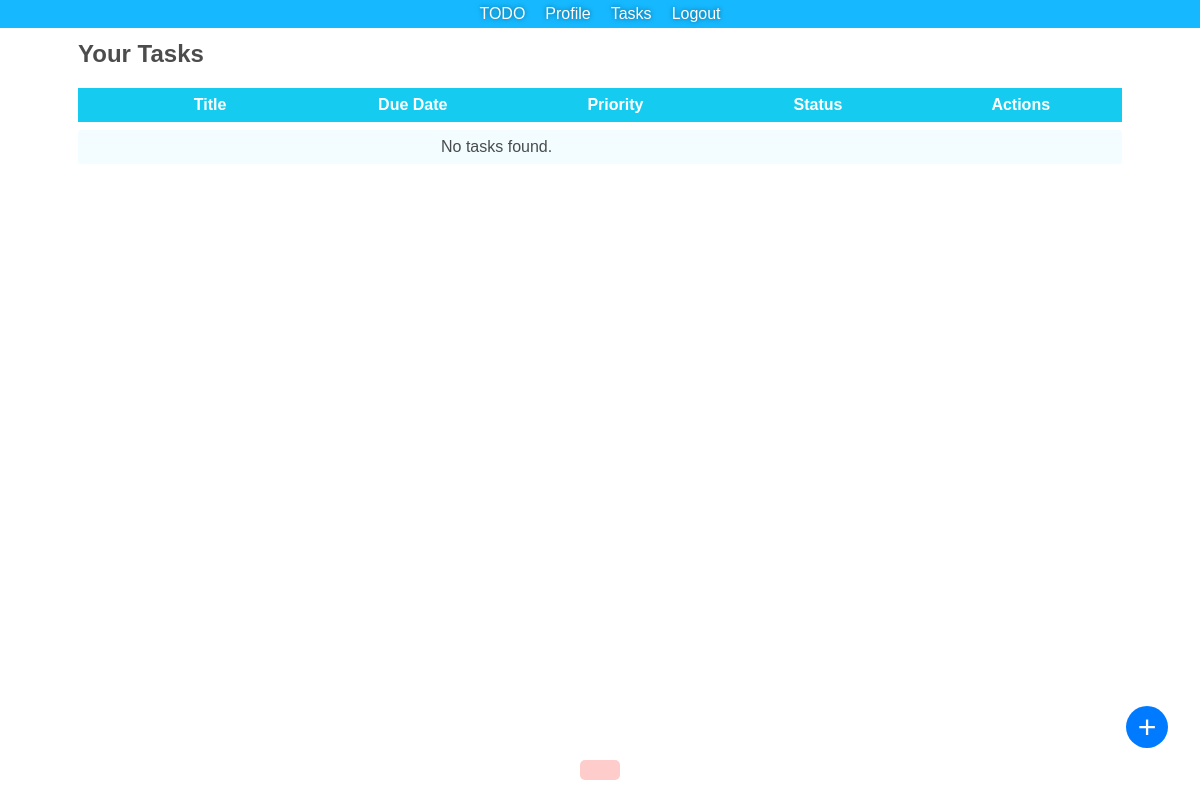
The page /templates/tasks.php (signed in) on the database as committed earlier.
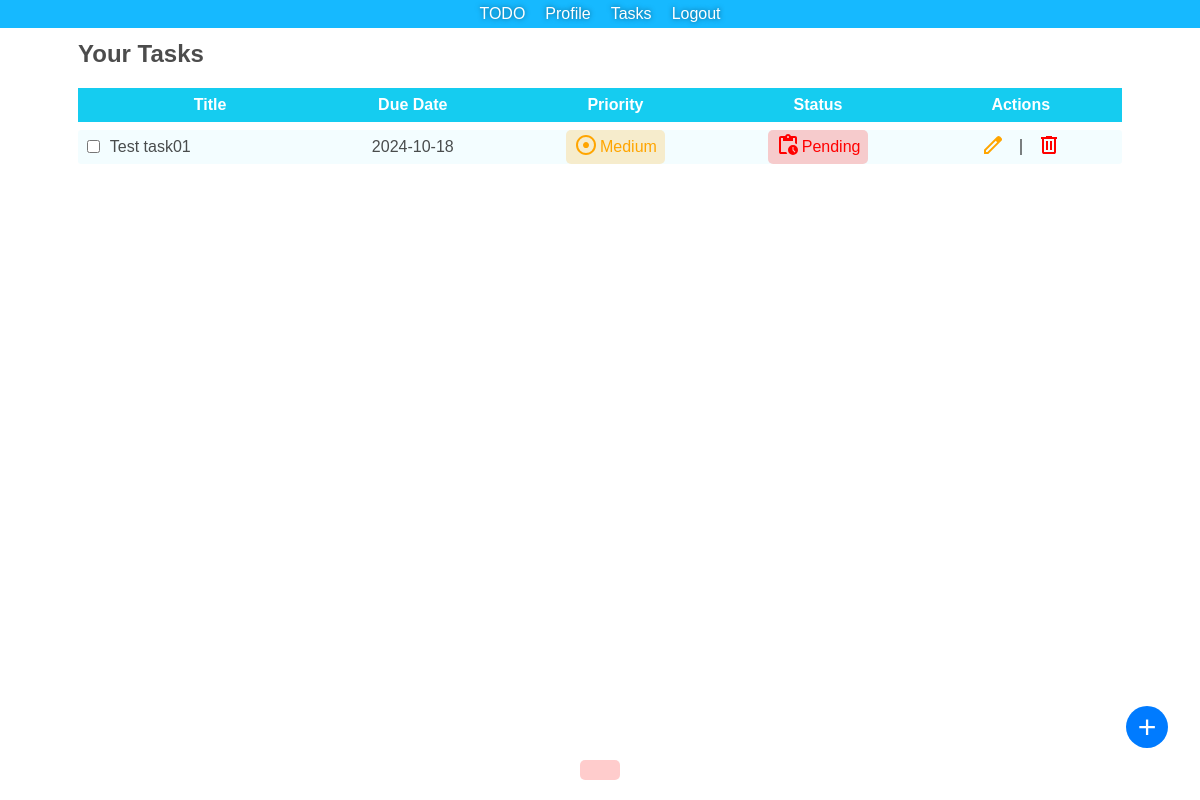
The same page on the database as committed later.
### tables this page shows
CREATE TABLE "tasks" (
	"id"	INTEGER,
	"user_id"	INT NOT NULL,
	"title"	VARCHAR(255) NOT NULL,
	"description"	TEXT,
	"due_date"	DATE,
	"created_at"	TIMESTAMP DEFAULT CURRENT_TIMESTAMP,
	"priority"	TEXT,
	"status"	TEXT,
	PRIMARY KEY("id" AUTOINCREMENT),
	FOREIGN KEY("user_id") REFERENCES "users"("id") ON DELETE CASCADE
);

### includes/auth.php (called while the page is built, shortened)
<?php
function isLoggedIn()
{
    return isset($_SESSION['user_id']);
}
?>

### templates/tasks.php (the view, shortened to what this page needs)
<?php
include '../includes/db.php';
include '../includes/auth.php';
include '../includes/header.php';
$user_id = $_SESSION['user_id'];
$sql = "SELECT * FROM tasks WHERE user_id = ? ORDER BY due_date ASC";
$stmt = $pdo->prepare($sql);
$stmt->execute([$user_id]);
$tasks = $stmt->fetchAll();
?>
<div class="flex-center">
    <div class="main-container tasks">
        <h2>Your Tasks</h2>
        <?php include '../includes/add_task.php'; ?>
        <table class="task-table">
            <thead>
                <tr>
                    <th class="td1"></th>
                    <th>Title</th>
                    <th>Due Date</th>
                    <th>Priority</th>
                    <th>Status</th>
                    <th>Actions</th>
                </tr>
            </thead>
            <tbody>
                <?php if (count($tasks) != 0): ?>
                    <?php foreach ($tasks as $task): ?>
                        <tr>
                            <td class="td1">
                                <form action="update_task_status_checkbox.php" method="POST">
                                    <input type="checkbox" name="status" value="completed" onclick="this.form.submit()" <?php echo $task['status'] == 'completed' ? 'checked' : ''; ?>>
                                </form>
                            </td>
                            <td>
                                <div class="cell td-title"><?php echo htmlspecialchars($task['title']); ?></div>
                            </td>
                            <td>
                                <div class="cell "><?php echo htmlspecialchars($task['due_date']); ?></div>
                            </td>
                            <td>
                                <div class="dropdown">
                                    <?php
                                    switch ($task['priority']) {
                                        case 'medium':
                                            echo '<div class="cell ">
                                                <button class="dropbtn" onclick="toggleDropdown(event)">
                                                <div class="tag medium"><span class="tag-icon"><svg xmlns="http://www.w3.org/2000/svg" height="24px" viewBox="0 -960 960 960" width="24px" ><path d="M480-360q50 0 85-35t35-85q0-50-35-85t-85-35q-50 0-85 35t-35 85q0 50 35 85t85 35Zm0 280q-83 0-156-31.5T197-197q-54-54-85.5-127T80-480q0-83 31.5-156T197-763q54-54 127-85.5T480-880q83 0 156 31.5T763-763q54 54 85.5 127T880-480q0 83-31.5 156T763-197q-54 54-127 85.5T480-80Zm0-80q134 0 227-93t93-227q0-134-93-227t-227-93q-134 0-227 93t-93 227q0 134 93 227t227 93Zm0-320Z"/></svg></span>Medium</div>
                                                </button></div>';
                                            break;
                                    }
                                    ?>
                                </div>
                            </td>
                            <td>
                                <div class="dropdown">
                                    <?php
                                    switch ($task['status']) {
                                        case 'pending':
                                            echo '<div class="cell ">
                                            <button class="dropbtn" onclick="toggleDropdown(event)"><div class="tag pending"><span class="tag-icon"><svg xmlns="http://www.w3.org/2000/svg" height="24px" viewBox="0 -960 960 960" width="24px" ><path d="M680-80q-83 0-141.5-58.5T480-280q0-83 58.5-141.5T680-480q83 0 141.5 58.5T880-280q0 83-58.5 141.5T680-80Zm67-105 28-28-75-75v-112h-40v128l87 87Zm-547 65q-33 0-56.5-23.5T120-200v-560q0-33 23.5-56.5T200-840h167q11-35 43-57.5t70-22.5q40 0 71.5 22.5T594-840h166q33 0 56.5 23.5T840-760v250q-18-13-38-22t-42-16v-212h-80v120H280v-120h-80v560h212q7 22 16 42t22 38H200Zm280-640q17 0 28.5-11.5T520-800q0-17-11.5-28.5T480-840q-17 0-28.5 11.5T440-800q0 17 11.5 28.5T480-760Z"/></svg></span>Pending</div></button></div>';
                                            break;
                                    }
                                    ?>
                                </div>
                            </td>
                            <td>
                                <div class="cell action">
                                    <a href="edit_task.php?id=<?php echo $task['id']; ?>" class="edit"><svg
                                             xmlns="http://www.w3.org/2000/svg" height="24px" viewBox="0 -960 960 960"
                                             width="24px">
                                            <path
                                                  d="M200-200h57l391-391-57-57-391 391v57Zm-80 80v-170l528-527q12-11 26.5-17t30.5-6q16 0 31 6t26 18l55 56q12 11 17.5 26t5.5 30q0 16-5.5 30.5T817-647L290-120H120Zm640-584-56-56 56 56Zm-141 85-28-29 57 57-29-28Z" />
                                        </svg></a>
                                    <div class="divide_vert">
                                    </div>
                                    <a href="delete_task.php?id=<?php echo $task['id']; ?>" class="delete"
                                       onclick="return confirm('Are you sure you want to delete this task?');"><svg
                                             xmlns="http://www.w3.org/2000/svg" height="24px" viewBox="0 -960 960 960"
                                             width="24px">
                                            <path
                                                  d="M280-120q-33 0-56.5-23.5T200-200v-520h-40v-80h200v-40h240v40h200v80h-40v520q0 33-23.5 56.5T680-120H280Zm400-600H280v520h400v-520ZM360-280h80v-360h-80v360Zm160 0h80v-360h-80v360ZM280-720v520-520Z" />
                                        </svg></a>
                                </div>
                            </td>
                        </tr>
                    <?php endforeach; ?>
                <?php else: ?>
                    <tr>
                        <td colspan="7" class="no-tasks">No tasks found.</td>
                    </tr>
                <?php endif; ?>
            </tbody>
        </table>
    </div>
</div>
<?php include '../includes/footer.php'; ?>

### includes/header.php (shortened to what this page needs)
<!DOCTYPE html>
<html lang="en">
<head>
    <link rel="stylesheet" href="<?php echo BASE_URL; ?>templates/assets/css/styles.css">
</head>
<body>
    <header>
        <nav>
            <a href="<?php echo BASE_URL; ?>index.php">TODO</a>
            <div class="nav-links">
                <?php if (isset($_SESSION['user_id'])): ?>
                    <a href="<?php echo BASE_URL; ?>templates/profile.php">Profile</a>
                    <a href="<?php echo BASE_URL; ?>templates/tasks.php">Tasks</a>
                    <a href="<?php echo BASE_URL; ?>templates/logout.php">Logout</a>
                <?php else: ?>
                    <a href="<?php echo BASE_URL; ?>templates/login.php">Login</a>
                    <a href="<?php echo BASE_URL; ?>templates/register.php">Register</a>
                <?php endif; ?>
            </div>
        </nav>
    </header>
    <main>

### includes/add_task.php
<?php include_once __DIR__ . '/../includes/auth.php'; ?>
<?php if (isLoggedIn()): ?>
    <a href="<?php echo BASE_URL; ?>templates/add_task.php" class="add-task">
        +
    </a>
<?php endif; ?>

### includes/footer.php (shortened to what this page needs)
</main>
<footer>
</footer>
</body>
</html>

### templates/assets/css/styles.css (style rules this page uses)
:root { --color-bg: rgba(0, 213, 255, 0.001); --color-bg-lite: rgba(21, 203, 240, 0.05); --color-accent: rgb(22, 185, 255); --color-highlight: rgb(21, 204, 240); --color-text: rgba(0, 0, 0, 0.7); }
body { font-family: Arial, sans-serif; margin: 0; padding: 0; color: var(--color-text); background-color: var(--color-bg); height: 100vh; }
header { width: 100%; position: fixed; top: 0; left: 0; }
nav { width: 100%; padding: 5px 0px 5px 0px; display: flex; align-items: center; transition: 0.3s ease-out; backdrop-filter: blur(8px) brightness(1.2); -webkit-backdrop-filter: blur(8px) brightness(1.2); text-shadow: 0 0 5px rgba(0, 0, 0, 0.5); color: white; font-size: 16px; justify-content: center; gap: 20px; background-color: var(--color-accent); }
nav a { color: #fff; text-decoration: none; }
.nav-links { display: flex; gap: 20px; }
main { display: flex; justify-content: center; flex-direction: column; height: 80%; padding: 20px; }
footer { color: #fff; text-align: center; padding: 10px; position: fixed; bottom: 0; width: 100%; }
a { text-decoration: none; color: var(--color-highlight); }
svg { fill: currentColor !important; }
.add-task { display: flex; justify-content: center; align-items: center; width: 2rem; height: 2rem; font-size: 2rem; padding: 5px 5px; background-color: #007bff; color: white; text-decoration: none; border-radius: 2rem; margin-bottom: 20px; -webkit-border-radius: 2rem; -moz-border-radius: 2rem; -ms-border-radius: 2rem; -o-border-radius: 2rem; -webkit-border-radius: 25px; position: fixed; bottom: 2rem; right: 2rem; }
.task-table { width: 100%; display: flex; gap: 0.5rem; justify-content: center; flex-direction: column; }
tr { display: flex; justify-content: space-between; align-items: center; border-radius: 0.5rem; -webkit-border-radius: 0.2rem; -moz-border-radius: 0.5rem; -ms-border-radius: 0.5rem; -o-border-radius: 0.5rem; }
.task-table th, .task-table td { display: flex; justify-content: center; align-items: center; width: 80%; height: 2rem; }
tbody { display: flex; gap: 0.5rem; flex-direction: column; }
.task-table th { color: #fff; background-color: var(--color-highlight); }
tbody tr:nth-child(odd) { background-color: var(--color-bg-lite); }
.flex-center { display: flex; justify-content: center; height: 100%; }
.cell { display: flex; align-items: center; justify-content: center; width: 100%; height: 100%; }
.tag { display: flex; justify-content: center; align-items: center; gap: 2px; border-radius: 5px; padding: 0.2em 0.5em 0.2em; border-radius: 2px; margin: 0.25em 0.1em; -webkit-border-radius: 5px; -moz-border-radius: 5px; -ms-border-radius: 5px; -o-border-radius: 5px; }
.edit { color: orange; text-decoration: none; }
.delete { color: red; text-decoration: none; }
.progress, .medium { color: rgb(255, 165, 0); background-color: rgba(255, 165, 0, 0.2); }
.pending, .high { color: rgb(255, 0, 0); background-color: rgba(255, 0, 0, 0.2); }
.divide_vert { display: block; border-width: 1px; border-style: solid; height: 0.9rem; border-color: rgba(0, 0, 0, 0.5); }
.action { width: 40%; justify-content: space-between; }
.main-container { height: 100%; display: flex; justify-content: center; align-items: center; flex-direction: column; }
.main-container.tasks { width: 90%; justify-content: start; align-items: flex-start; }
.task-table .td1 { width: 15vh; }
.td-title { justify-content: start; }
.dropdown { position: relative; display: inline-block; overflow: visible; }
button { background: none; border: none; padding: 0; margin: 0; box-shadow: none; cursor: pointer; font: inherit; color: inherit; }
.no-tasks { text-align: center; }

Rows that differ between the two databases and show on the page:
added tasks: title "Test task01", due_date "2024-10-18", priority "medium" (drawn), shows "Pending"
Other text that changed with them:
text no longer shown: "No tasks found."
